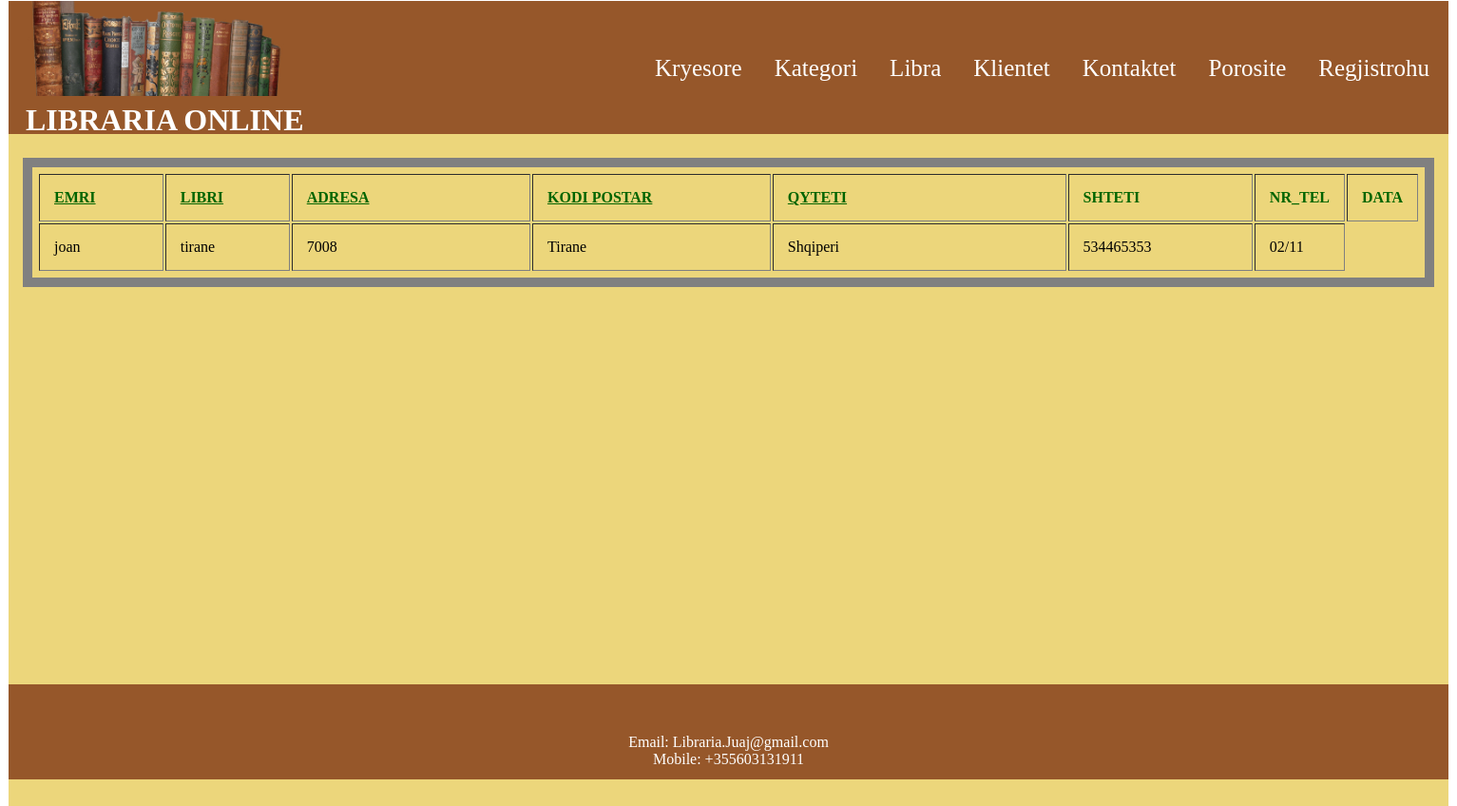
The app's page /admin/porosite.php with its own data.
### tables this page shows
CREATE TABLE `blerje` (
  `ID` int(15) NOT NULL,
  `emer` char(50) NOT NULL,
  `adresa` text NOT NULL,
  `kodi_postar` bigint(20) NOT NULL,
  `qyteti` varchar(50) NOT NULL,
  `shteti` varchar(50) NOT NULL,
  `nr_tel` bigint(20) NOT NULL,
  `ID_Klient` int(5) DEFAULT NULL,
  `data_porosise` varchar(5) DEFAULT NULL
);

### admin/porosite.php (the view, shortened to what this page needs)
<?php
require('include/config.php');
	$q="select * from blerje";
	 $rez=mysqli_query($conn,$q) or die("Nuk arrihet marrja e te dhenave...");
	?>
<!DOCTYPE html >
<html >
<head>
		<?php
			include("include/head.inc.php");
		?>
</head>
<body>
<div id="page">
	<div id="content">
		<div class="post">
			<div class="entry">
					<table border='1' WIDTH='100%'>
						<tr>
<td WIDTH='10%' style="color:darkgreen"><b><u>EMRI</u></b></td>
<td WIDTH='10%' style="color:darkgreen"><b><u>LIBRI</u></b></td>
<td style="color:darkgreen" WIDTH='20%'><b><u>ADRESA</u></b></td>
<td style="color:darkgreen" WIDTH='20%'><b><u>KODI POSTAR</u></b></td>
<td style="color:darkgreen" WIDTH='25%'><b><u>QYTETI</u></b></td>
<td style="color:darkgreen" WIDTH='25%'><b><u></u>SHTETI</b></td>
<td style="color:darkgreen" WIDTH='25%'><b><u></u>NR_TEL</b></td>
<td style="color:darkgreen" WIDTH='25%'><b><u></u>DATA</b></td>
						</tr>
						<?php
							while($row=mysqli_fetch_assoc($rez))
							{
							echo '<tr>
								 <td>'.$row['emer'].'
							        <td>'.$row['adresa'].'
									<td>'.$row['kodi_postar'].'
									<td>'.$row['qyteti'].'
									<td>'.$row['shteti'].'
									<td>'.$row['nr_tel'].'
									<td>'.$row['data_porosise'];
							}
						?>
					</TABLE>
			</div>
		</div>
	</div>
	<div style="clear: both;margin-bottom: 400px;">&nbsp;</div>
</div>
<div id="footer">
			<?php
				include("include/footer.inc.php");
			?>
</div>
</body>
</html>

### admin/style.css (style rules this page uses)
.post .entry { padding: 0 15px; }

### admin/porosite.php (style rules this page uses)
table { padding:5px;border:10px solid gray }
td,th { padding:15px }

### records on screen
blerje: emer "joan", adresa "tirane", kodi_postar "7008", qyteti "Tirane", shteti "Shqiperi", nr_tel "534465353", data_porosise "02/11"
